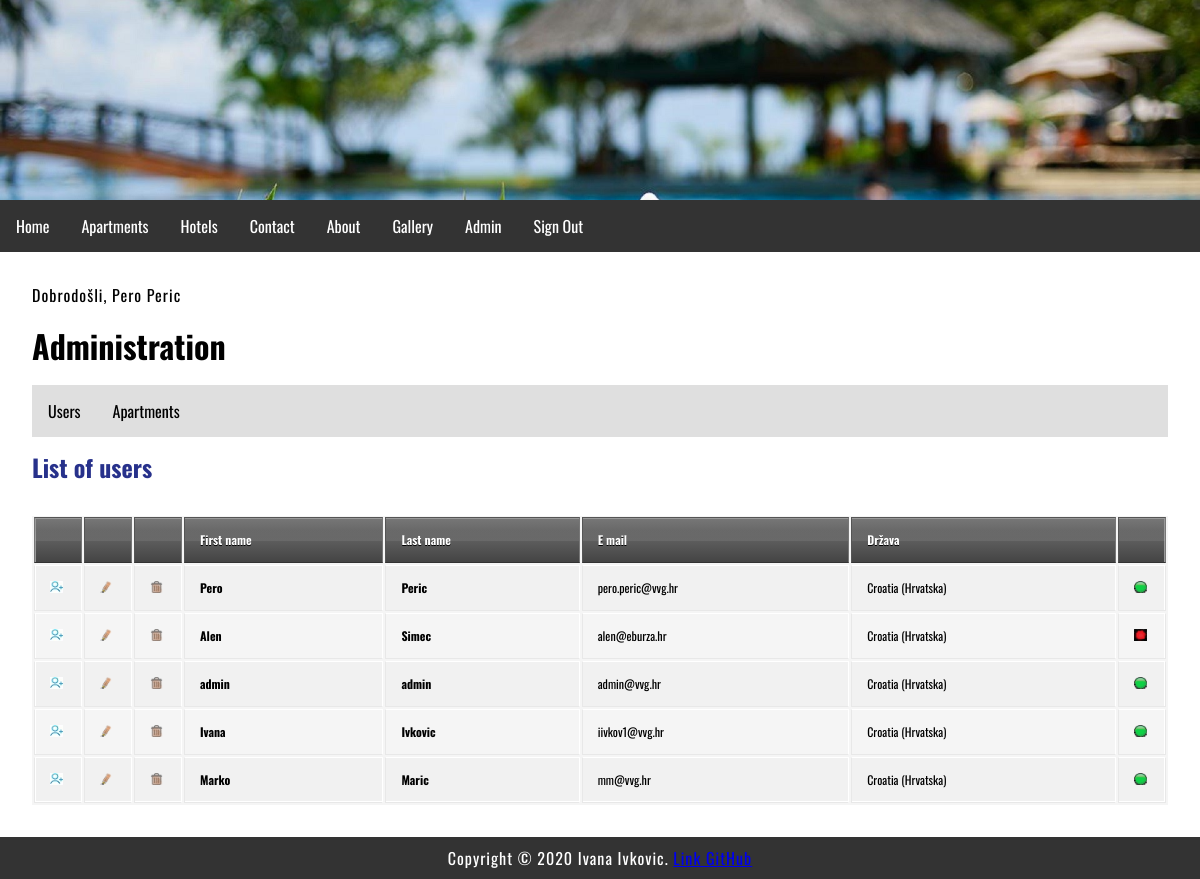
The app's page /index.php?menu=9 (signed in) with its own data.
### tables this page shows
CREATE TABLE `users` (
  `id` int(11) NOT NULL,
  `firstname` varchar(255) NOT NULL,
  `lastname` varchar(255) NOT NULL,
  `picture` varchar(255) NOT NULL,
  `username` varchar(255) NOT NULL,
  `password` varchar(255) NOT NULL,
  `email` varchar(255) NOT NULL,
  `country` char(2) NOT NULL,
  `date` timestamp NOT NULL DEFAULT current_timestamp(),
  `archive` enum('Y','N') NOT NULL DEFAULT 'Y'
);

CREATE TABLE `countries` (
  `id` int(11) NOT NULL,
  `country_code` varchar(2) NOT NULL DEFAULT '',
  `country_name` varchar(100) NOT NULL DEFAULT ''
);

### admin/users.php (the view, shortened to what this page needs)
<?php
	if (isset($_GET['id']) && $_GET['id'] != '') {
		$query  = "SELECT * FROM users";
		$query .= " WHERE id=".$_GET['id'];
		$result = @mysqli_query($MySQL, $query);
		$row = @mysqli_fetch_array($result);
		print '
		<h2>User profile</h2>
		<p><b>First name:</b> ' . $row['firstname'] . '</p>
		<p><b>Last name:</b> ' . $row['lastname'] . '</p>
		<p><b>Username:</b> ' . $row['username'] . '</p>';
		$_query  = "SELECT * FROM countries";
		$_query .= " WHERE country_code='" . $row['country'] . "'";
		$_result = @mysqli_query($MySQL, $_query);
		$_row = @mysqli_fetch_array($_result);
		print '
		<p><b>Country:</b> ' .$_row['country_name'] . '</p>
		<p><b>Date:</b> ' . pickerDateToMysql($row['date']) . '</p>
		<p><a href="index.php?menu='.$menu.'&amp;action='.$action.'">Back</a></p>';
	}
	else {
		print '
		<h2>List of users</h2>
		<div id="users">
			<table>
				<thead>
					<tr>
						<th width="16"></th>
						<th width="16"></th>
						<th width="16"></th>
						<th>First name</th>
						<th>Last name</th>
						<th>E mail</th>
						<th>Država</th>
						<th width="16"></th>
					</tr>
				</thead>
				<tbody>';
				$query  = "SELECT * FROM users";
				$result = @mysqli_query($MySQL, $query);
				while($row = @mysqli_fetch_array($result)) {
					print '
					<tr>
						<td><a href="index.php?menu='.$menu.'&amp;action='.$action.'&amp;id=' .$row['id']. '"><img src="img/user.jpg" alt="user"></a></td>
						<td><a href="index.php?menu='.$menu.'&amp;action='.$action.'&amp;edit=' .$row['id']. '"><img src="img/edit.png" alt="uredi"></a></td>
						<td><a href="index.php?menu='.$menu.'&amp;action='.$action.'&amp;delete=' .$row['id']. '"><img src="img/delete.png" alt="obriši"></a></td>
						<td><strong>' . $row['firstname'] . '</strong></td>
						<td><strong>' . $row['lastname'] . '</strong></td>
						<td>' . $row['email'] . '</td>
						<td>';
							$_query  = "SELECT * FROM countries";
							$_query .= " WHERE country_code='" . $row['country'] . "'";
							$_result = @mysqli_query($MySQL, $_query);
							$_row = @mysqli_fetch_array($_result, MYSQLI_ASSOC);
							print $_row['country_name'] . '
						</td>
						<td>';
							if ($row['archive'] == 'Y') { print '<img src="img/inactive.png" alt="" title="" />'; }
                            else if ($row['archive'] == 'N') { print '<img src="img/active.png" alt="" title="" />'; }
						print '
						</td>
					</tr>';
				}
			print '
				</tbody>
			</table>
		</div>';
	}
?>

### style.css (style rules this page uses)
body, html { font-family: 'Oswald', sans-serif; margin: 0; font-size: 16px; }
h1,h2 { margin: 0.5em 0; font-size: 2em; }
h2 { font-size: 1.5em; color: #27318b; }
main a { color: #27318b; text-decoration: none; }
p { margin: 1em 0; line-height: 1.4em; letter-spacing: 1px; }
img { width: 80%; }
table { background: #f5f5f5; border-collapse: separate; box-shadow: inset 0 1px 0 #fff; font-size: 12px; line-height: 24px; margin: 30px auto; text-align: left; width: 100%; }
th { background: url(http://jackrugile.com/images/misc/noise-diagonal.png), linear-gradient(#777, #444); border-left: 1px solid #555; border-right: 1px solid #777; border-top: 1px solid #555; border-bottom: 1px solid #333; box-shadow: inset 0 1px 0 #999; color: #fff; font-weight: bold; padding: 10px 15px; position: relative; text-shadow: 0 1px 0 #000; }
th:after { background: linear-gradient(rgba(255,255,255,0), rgba(255,255,255,.08)); content: ''; display: block; height: 25%; left: 0; margin: 1px 0 0 0; position: absolute; top: 25%; width: 100%; }
th:first-child { border-left: 1px solid #777; box-shadow: inset 1px 1px 0 #999; }
th:last-child { box-shadow: inset -1px 1px 0 #999; }
td { border-right: 1px solid #fff; border-left: 1px solid #e8e8e8; border-top: 1px solid #fff; border-bottom: 1px solid #e8e8e8; padding: 10px 15px; position: relative; transition: all 300ms; }
td:first-child { box-shadow: inset 1px 0 0 #fff; }
td:last-child { border-right: 1px solid #e8e8e8; box-shadow: inset -1px 0 0 #fff; }
tr { background: url(http://jackrugile.com/images/misc/noise-diagonal.png); }
tr:nth-child(odd) td { background: #f1f1f1 url(http://jackrugile.com/images/misc/noise-diagonal.png); }
tr:last-of-type td { box-shadow: inset 0 -1px 0 #fff; }
tr:last-of-type td:first-child { box-shadow: inset 1px -1px 0 #fff; }
tr:last-of-type td:last-child { box-shadow: inset -1px -1px 0 #fff; }

### records on screen
users: firstname "Pero", lastname "Peric", email "pero.peric@vvg.hr", countries.country_name "Croatia (Hrvatska)"
users: firstname "Alen", lastname "Simec", email "alen@eburza.hr", countries.country_name "Croatia (Hrvatska)"
users: firstname "admin", lastname "admin", email "admin@vvg.hr", countries.country_name "Croatia (Hrvatska)"
users: firstname "Ivana", lastname "Ivkovic", email "iivkov1@vvg.hr", countries.country_name "Croatia (Hrvatska)"
users: firstname "Marko", lastname "Maric", email "mm@vvg.hr", countries.country_name "Croatia (Hrvatska)"

### other values on screen
$_SESSION['message'] "Dobrodošli, Pero Peric"
